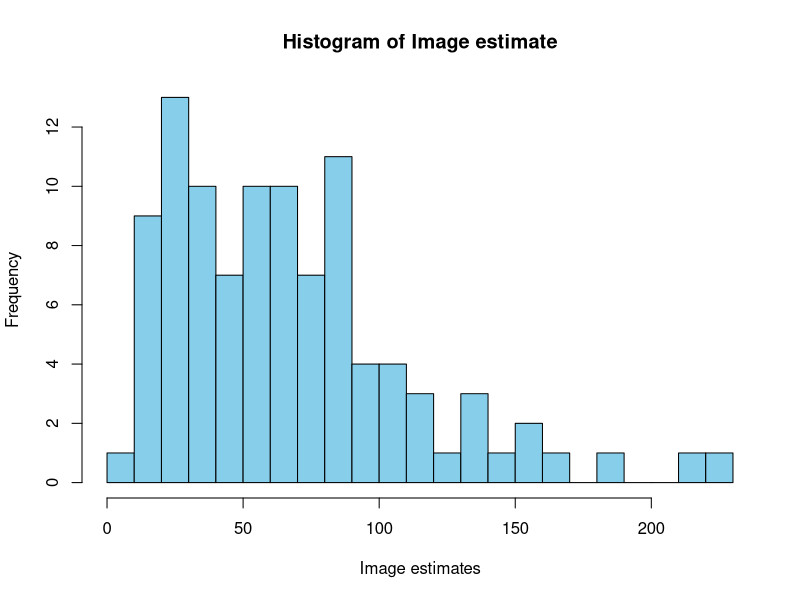

Write R code to recreate this figure.
mydir <- "C:/Users/sudesh yadav/OneDrive - IIT Kanpur/Desktop/spatial project"
setwd(mydir)

# Load the CSV data into a data frame
data <- read.csv("spatial_data.csv")


# Create a histogram
hist(data$Image.estimates, breaks = 20, col = "skyblue", border = "black", 
     xlab = "Image estimates", ylab = "Frequency", 
     main = "Histogram of Image estimate")
